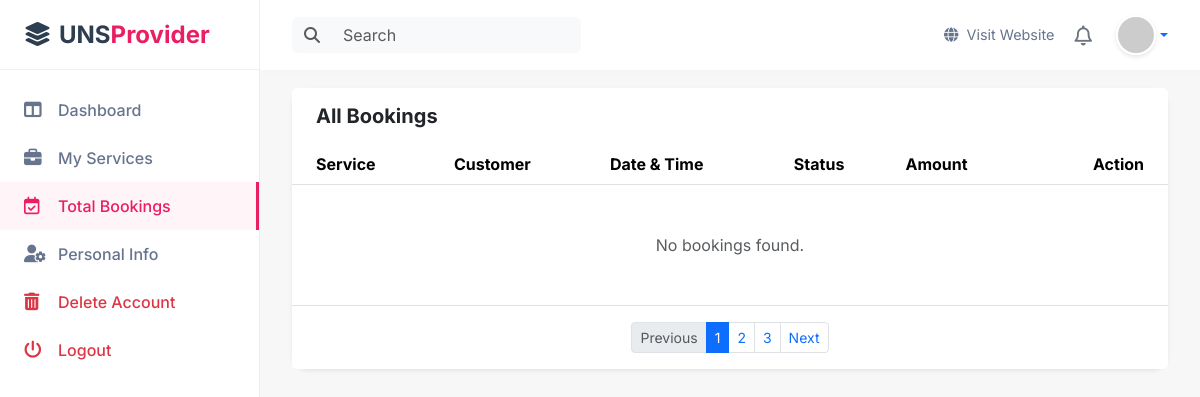
Before: /total_bookings/ (signed in) with the older database file.
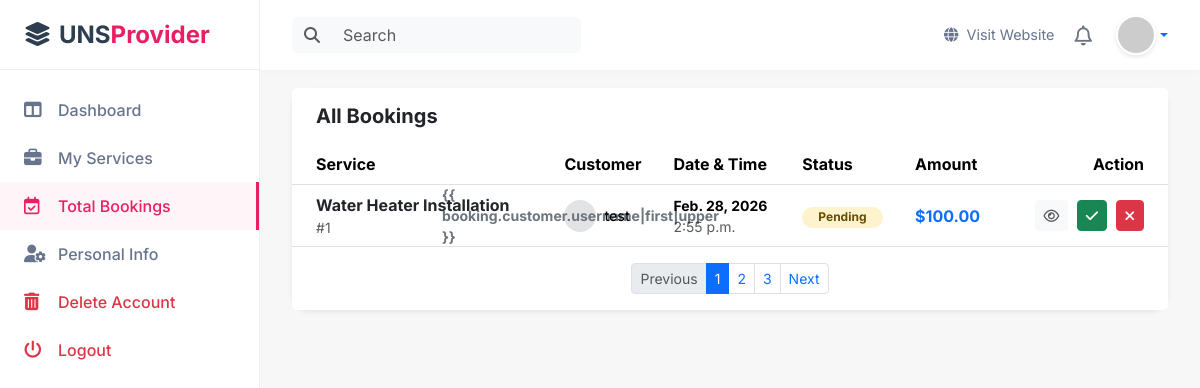
After: the same page with the newer database file.
### bookings/models.py (models this page shows, shortened)
class Booking(models.Model):
    STATUS_CHOICES = (
        ('PENDING', 'Pending'),
        ('ACCEPTED', 'Accepted'),
        ('REJECTED', 'Rejected'),
        ('COMPLETED', 'Completed'),
        ('CANCELLED', 'Cancelled'),
    )
    customer = models.ForeignKey(User, on_delete=models.CASCADE, related_name="customer_bookings")
    provider = models.ForeignKey(ProviderProfile, on_delete=models.CASCADE, related_name="provider_bookings")
    service = models.ForeignKey(Service, on_delete=models.CASCADE)
    city = models.CharField(max_length=100)
    service_address = models.TextField()
    booking_date = models.DateField()
    booking_time = models.TimeField()
    price = models.DecimalField(max_digits=8, decimal_places=2)
    status = models.CharField(max_length=20, choices=STATUS_CHOICES, default='PENDING')
    created_at = models.DateTimeField(auto_now_add=True)

### services/models.py (models this page shows, shortened)
class Service(models.Model):
    category = models.ForeignKey(ServiceType, on_delete=models.CASCADE, related_name="services")
    image = models.ImageField(upload_to="service_images/", null=True, blank=True)
    icon = models.ImageField(upload_to="service_icons/", null=True, blank=True)
    name = models.CharField(max_length=150)
    description = models.TextField()
    base_price = models.DecimalField(max_digits=8, decimal_places=2)
    estimated_duration_minutes = models.IntegerField()
    is_active = models.BooleanField(default=True)

### accounts/models.py (models this page shows, shortened)
class User(models.Model):
    ROLE_CHOICES = (
        ('CUSTOMER', 'Customer'),
        ('PROVIDER', 'Provider'),
    )
    username = models.CharField(max_length=120)
    email = models.EmailField(unique=True)
    password = models.CharField(max_length=255)  # store hashed password
    phone = models.IntegerField()
    role = models.CharField(max_length=20, choices=ROLE_CHOICES, default='CUSTOMER')
    first_name = models.CharField(max_length=100, blank=True, null=True)
    last_name = models.CharField(max_length=100, blank=True, null=True)
    city = models.CharField(max_length=100, blank=True, null=True)
    address = models.TextField(blank=True, null=True)
    is_active = models.BooleanField(default=True)
    is_verified = models.BooleanField(default=False)
    created_at = models.DateTimeField(auto_now_add=True)

### accounts/views.py (the view)
# urls.py: path('total_bookings/', views.total_bookings, name="total_bookings"),
def total_bookings(request):
    user = get_user_from_session(request)
    if not user or user.role != 'PROVIDER':
        return redirect('login')
    try:
        profile = ProviderProfile.objects.get(user=user)
        bookings = Booking.objects.filter(provider=profile).order_by('-created_at')
        return render(request, 'accounts/total_bookings.html', {'user': user, 'bookings': bookings})
    except ProviderProfile.DoesNotExist:
        return redirect('dashboard')

### accounts/views.py (called while the page is built)
def get_user_from_session(request):
    user_id = request.session.get('user_id')
    if user_id:
        try:
            return User.objects.get(id=user_id)
        except User.DoesNotExist:
            return None
    return None

### accounts/templates/accounts/total_bookings.html (shortened to what the changed rows need)
{% extends "accounts/provider_base.html" %}
{% block content %}
<div class="card border-0 shadow-sm rounded-4">
    <div class="card-body p-0">
        <div class="table-responsive">
            <table class="table table-hover align-middle mb-0">
                <thead class="bg-light">
                    <tr>
                        <th class="ps-4">Service</th>
                        <th>Customer</th>
                        <th>Date & Time</th>
                        <th>Status</th>
                        <th>Amount</th>
                        <th class="text-end pe-4">Action</th>
                    </tr>
                </thead>
                <tbody>
                    {% for booking in bookings %}
                    <tr>
                        <td class="ps-4">
                            <div class="fw-bold text-dark">{{ booking.service.name }}</div>
                            <div class="text-muted small">#{{ booking.id }}</div>
                        </td>
                        <td>
                            <div class="d-flex align-items-center">
                                <div class="rounded-circle bg-secondary-subtle d-flex align-items-center justify-content-center me-2"
                                    style="width: 32px; height: 32px;">
                                    <span class="small fw-bold text-secondary">{{ booking.customer.username|first|upper
                                        }}</span>
                                </div>
                                <span class="small fw-medium">{{ booking.customer.username }}</span>
                            </div>
                        </td>
                        <td>
                            <div class="small fw-bold">{{ booking.booking_date }}</div>
                            <div class="small text-muted">{{ booking.booking_time }}</div>
                        </td>
                        <td>
                            <span class="badge rounded-pill
                            {% if booking.status == 'PENDING' %}bg-warning-subtle text-warning-emphasis
                            {% elif booking.status == 'ACCEPTED' %}bg-info-subtle text-info-emphasis
                            {% elif booking.status == 'COMPLETED' %}bg-success-subtle text-success-emphasis
                            {% else %}bg-secondary-subtle text-secondary{% endif %} px-3">
                                {{ booking.get_status_display }}
                            </span>
                        </td>
                        <td class="fw-bold text-primary">${{ booking.price }}</td>
                        <td class="text-end pe-4">
                            <a href="#" class="btn btn-sm btn-light text-muted" title="View Details"><i
                                    class="fa-regular fa-eye"></i></a>
                            {% if booking.status == 'PENDING' %}
                            <button class="btn btn-sm btn-success ms-1"><i class="fa-solid fa-check"></i></button>
                            <button class="btn btn-sm btn-danger ms-1"><i class="fa-solid fa-xmark"></i></button>
                            {% endif %}
                        </td>
                    </tr>
                    {% empty %}
                    <tr>
                        <td colspan="6" class="text-center py-5 text-muted">No bookings found.</td>
                    </tr>
                    {% endfor %}
                </tbody>
            </table>
        </div>
    </div>
</div>
{% endblock %}

Changed rows visible on the page:
added Booking: service.name "Water Heater Installation", id "1", customer.username "test", booking_date "Feb. 28, 2026", booking_time "2:55 p.m.", status "Pending", price "100.00"
Other visible differences:
text no longer shown: "No bookings found."
